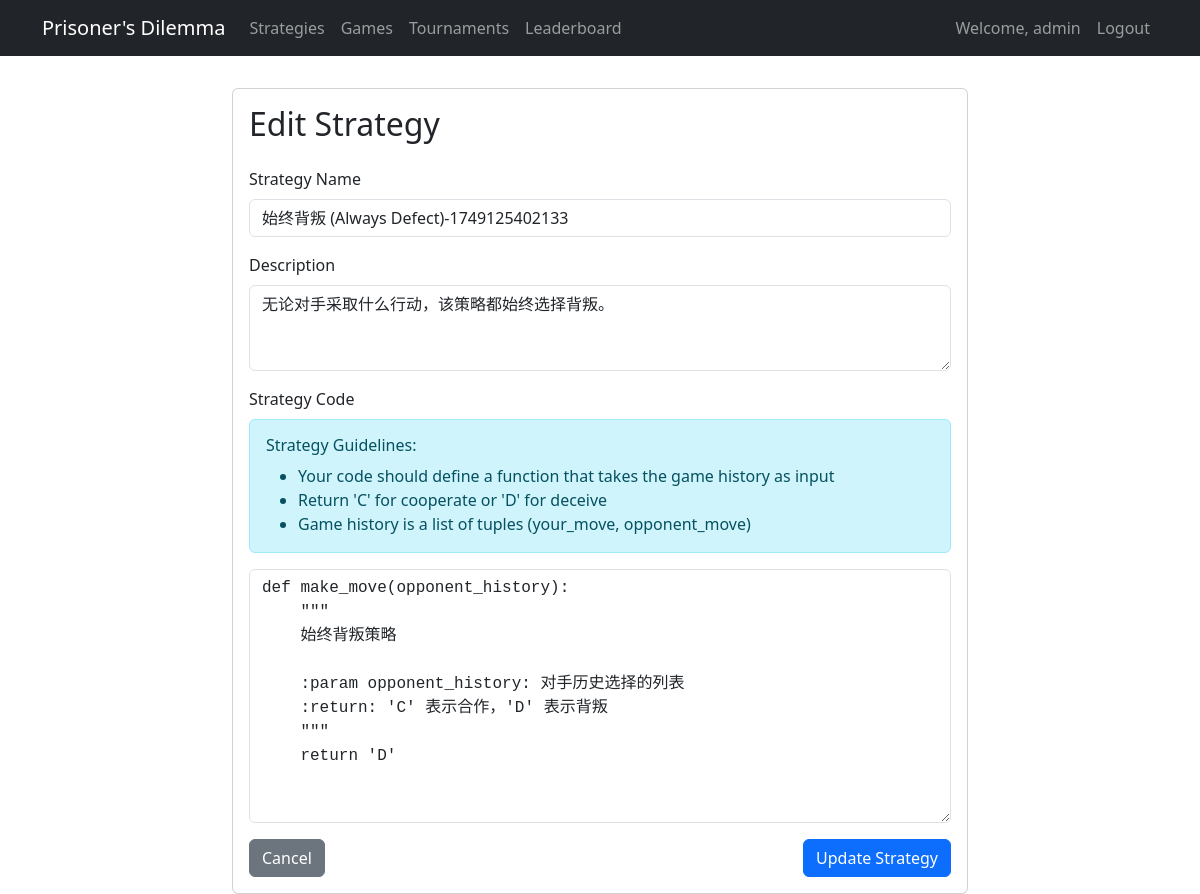
The app's page /strategies/60/edit/ (signed in) with its own data.
### dilemma_game/models.py (models this page shows, shortened)
class Strategy(models.Model):
    name = models.CharField(max_length=100)
    description = models.TextField()
    code = models.TextField()
    created_by = models.ForeignKey(User, on_delete=models.CASCADE)
    created_at = models.DateTimeField(auto_now_add=True)
    updated_at = models.DateTimeField(auto_now=True)
    is_preset = models.BooleanField(default=False)
    preset_id = models.CharField(max_length=50, blank=True, null=True)

### dilemma_game/views.py (the view, shortened to what this page needs)
# urls.py: path('strategies/<int:pk>/edit/', StrategyUpdateView.as_view(), name='strategy_edit'),
class StrategyUpdateView(LoginRequiredMixin, UpdateView):
    model = Strategy
    template_name = 'dilemma_game/strategy_form.html'
    fields = ['name', 'description', 'code']
    success_url = reverse_lazy('strategy_list')
    def get_queryset(self):
        return Strategy.objects.filter(created_by=self.request.user)

### dilemma_game/templates/dilemma_game/strategy_form.html (shortened to what this page needs)
{% extends 'dilemma_game/base.html' %}
{% block content %}
<div class="row">
    <div class="col-md-8 offset-md-2">
        <div class="card">
            <div class="card-body">
                <h2 class="card-title mb-4">
                    {% if strategy %}Edit Strategy{% else %}Create New Strategy{% endif %}
                </h2>
                <form method="post">
                    <div class="mb-3">
                        <label for="name" class="form-label">Strategy Name</label>
                        <input type="text" class="form-control" id="name" name="name"
                            value="{{ strategy.name|default:'' }}" required>
                    </div>
                    <div class="mb-3">
                        <label for="description" class="form-label">Description</label>
                        <textarea class="form-control" id="description" name="description" rows="3"
                            required>{{ strategy.description|default:'' }}</textarea>
                    </div>
                    <div class="mb-3">
                        <label for="code" class="form-label">Strategy Code</label>
                        <div class="alert alert-info">
                            <h6>Strategy Guidelines:</h6>
                            <ul class="mb-0">
                                <li>Your code should define a function that takes the game history as input</li>
                                <li>Return 'C' for cooperate or 'D' for deceive</li>
                                <li>Game history is a list of tuples (your_move, opponent_move)</li>
                            </ul>
                        </div>
                        <textarea class="form-control font-monospace" id="code" name="code" rows="10"
                            required>{{ strategy.code|default:"def make_move(history):\n    # Your strategy code here\n    return 'C'  # or 'D'" }}</textarea>
                    </div>
                    <div class="d-flex justify-content-between">
                        <a href="{% url 'strategy_list' %}" class="btn btn-secondary">Cancel</a>
                        <button type="submit" class="btn btn-primary">
                            {% if strategy %}Update Strategy{% else %}Create Strategy{% endif %}
                        </button>
                    </div>
                </form>
            </div>
        </div>
    </div>
</div>
{% endblock %}

### dilemma_game/templates/dilemma_game/base.html (shortened to what this page needs)
<!DOCTYPE html>
<html lang="en">
<head>
    <link href="https://cdn.jsdelivr.net/npm/bootstrap@5.3.0/dist/css/bootstrap.min.css" rel="stylesheet">
    <link rel="stylesheet" href="https://cdn.jsdelivr.net/npm/bootstrap-icons@1.10.0/font/bootstrap-icons.css">
</head>
<body>
    <nav class="navbar navbar-expand-lg navbar-dark bg-dark">
        <div class="container">
            <a class="navbar-brand" href="{% url 'home' %}">Prisoner's Dilemma</a>
            <div class="collapse navbar-collapse" id="navbarNav">
                <ul class="navbar-nav">
                    <li class="nav-item">
                        <a class="nav-link" href="{% url 'strategy_list' %}">Strategies</a>
                    </li>
                    <li class="nav-item">
                        <a class="nav-link" href="{% url 'game_list' %}">Games</a>
                    </li>
                    <li class="nav-item">
                        <a class="nav-link" href="{% url 'tournament_list' %}">Tournaments</a>
                    </li>
                    <li class="nav-item">
                        <a class="nav-link" href="{% url 'leaderboard' %}">Leaderboard</a>
                    </li>
                </ul>
                <ul class="navbar-nav ms-auto">
                    {% if user.is_authenticated %}
                    <li class="nav-item">
                        <span class="nav-link">Welcome, {{ user.username }}</span>
                    </li>
                    <li class="nav-item">
                        <a class="nav-link" href="{% url 'logout' %}">Logout</a>
                    </li>
                    {% else %}
                    <li class="nav-item">
                        <a class="nav-link" href="{% url 'login' %}">Login</a>
                    </li>
                    {% endif %}
                </ul>
            </div>
        </div>
    </nav>
    <div class="container">
        {% block content %}
        {% endblock %}
    </div>
</body>
</html>

### dilemma_game/templates/dilemma_game/base.html (style rules this page uses)
.navbar { margin-bottom: 2rem; }

### records on screen
Strategy: name "始终背叛 (Always Defect)-1749125402133", description "无论对手采取什么行动，该策略都始终选择背叛。", code "def make_move(opponent_history): \"\"\" 始终背叛策略 :param opponent_history: 对手历史选择的列表 :return: 'C' 表示合作，'D' 表示背叛 \"\"\" return 'D'"

### other values on screen
{{ user.username }} "admin"
